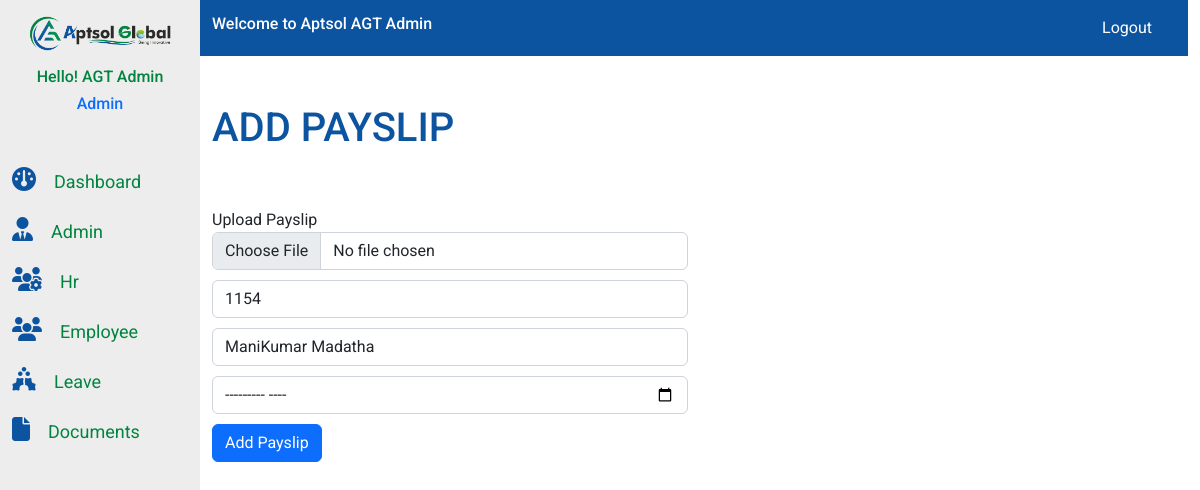
Page /createPayslips/1154 (signed in) on the committed database.
### AGT_admin_app/models.py (models this page shows, shortened)
class Employee_detail(models.Model):
    image=models.ImageField(upload_to="images",null=True,blank=True)
    First_Name = models.CharField(max_length=50)
    Last_Name = models.CharField(max_length=50)
    Email = models.EmailField()
    Contact = models.BigIntegerField()
    Emp_Id = models.CharField(primary_key=True,max_length=20)
    Department = models.ForeignKey(Depart,on_delete=models.CASCADE)
    Designation = models.CharField(max_length=50)
    Salary = models.DecimalField(max_digits=10, decimal_places=2)
    BasicPay = models.DecimalField(max_digits=10, decimal_places=2)
    PAN = models.CharField(max_length=10)
    UAN = models.BigIntegerField()
    BankAccount = models.BigIntegerField()
    Location = models.CharField(max_length=50)

### AGT_Hr/views.py (the view)
# urls.py: path('createPayslips/<slug:Emp_Id>',views.create_Payslips,name="createPayslips"),
def create_Payslips(request,Emp_Id):
    if request.user.is_authenticated:
        current_user=request.user
        emp=Employee_detail.objects.get(Emp_Id=Emp_Id)
        emps=Employee_detail.objects.get(Email=current_user.email)
        context={"emps":emp,"emp":emps}
        if request.method == "POST":
            payslip_pdf=request.FILES.get("Payslip")
            month=request.POST.get("Month")
            try:
                query=Payslip(Emp_Id=emp,month=month,payslip_pdf=payslip_pdf)
                query.save()
                messages.success(request,"Successfully Added")
                from_email = settings.EMAIL_HOST_USER
                connection = mail.get_connection()
                connection.open()
                leave_link = 'http://127.0.0.1:8000/payslips/'  # Replace with the actual URL
                email_content = (
                    f'The payslips for the month {month} has been updated.You can view the details <a href="{leave_link}">here</a>.<p>Best Regards From HR<br>Aptsol Global Tech Pvt Ltd.</p>'
                )
                email_admin = mail.EmailMessage(
                'Payslips  Uploaded',
                email_content,
                from_email,
                [emp.Email],
                connection=connection,
                )
                email_admin.content_subtype = "html"  # Set content type to HTML
                email_admin.send()
                connection.close()
                return redirect("/allemps")
            except IntegrityError as e:
                print("Error saving object:", e)
            except Exception as e:
                print("An unexpected error occurred:", e)
        elif request.method == "GET":
            return render(request,"addpayslips.html",context)
        else:
            messages.error(request,"Unsuccessfull")
            return redirect("/AddEmps")
    else:
         return render(request,'login.html')

### AGT_Hr/templates/addpayslips.html (shortened to what this page needs)
{% extends "base.html" %}
{% load static %}
{% block mainnavcontent%}
<div class="row mb-5 mt-5">
    <div class="col-md-12">
        <h1 class="admin-head">
         ADD PAYSLIP
        </h1>
    </div>
</div>
<div class="row mb-3">
    <div class="col-md-6">
        <div class="add_empsForm">
            <form action="/createPayslips/{{emps.Emp_Id}}" method="POST" enctype="multipart/form-data">{% csrf_token %}
                <label for="payslip-upload">Upload Payslip</label>
                <input type="file" id="img-upload" class="form-control addform" placeholder="Upload Payslip" name="Payslip" required>
                <input type="number" class="form-control addform" placeholder="Emp_Id" id="Emp_Id" name="Emp_Id" value="{{emps.Emp_Id}}" required>
                <input type="text" class="form-control addform" placeholder="First Name" id="First_Name" name="First_Name" value="{{emps.First_Name}} {{emps.Last_Name}}" required>
                <input type="month" class="form-control addform" placeholder="Month" id="start_date" name="Month" required>
                <button class="btn btn-primary" type="submit">Add Payslip</button>
            </form>
        </div>
    </div>
</div>
{% endblock mainnavcontent%}

### AGT_app/templates/base.html (shortened to what this page needs)
{% load static %}
<!DOCTYPE html>
<html lang="en">
<head>
    <link rel="stylesheet" href="https://cdnjs.cloudflare.com/ajax/libs/font-awesome/6.5.1/css/all.min.css" />
    <link rel="stylesheet" href="{% static 'assets/css/bootstrap.min.css'%}">
    <link rel="stylesheet" href="{% static 'assets/css/style.css'%}">
    <link rel="stylesheet" href="{% static 'assets/css/media.css'%}">
</head>
<body>
   <div class="main-navbarflex">
    <section class="sidenav">
        <div class="sidenav_side">
            <div class="container">
                <div class="row">
                    <div class="col-md-12">
                        <div class="side_nav">
                            <div class="logoApt">
                               <a href="/home">
                                <img src="{% static 'assets/images/Logo/logo.png'%}" class="img-fluid" alt="logo">
                               </a>
                            </div>
                            <div class="username1">
                               <a href="/Employee_info"><h3 class="user_con">Hello! {{emp.First_Name}} {{emp.Last_Name}}</h3></a>
                               <a href="{% url 'Emp_info' emp.Emp_Id %}"><h6 class="user_designation text-center">{{emp.Designation}}</h6></a>
                            </div>
                        </div>
                    </div>
                </div>
                <div class="row">
                    <div class="col-md-12">
                        <div class="sidenav_items">
                            <ul class="list-group">
                                <li class="list-items"><a href="/home"><i class="fa-solid fa-gauge side-icons"></i><span class="side-item">Dashboard</span></a></li>
                                {% if user.is_superuser  %}
                                <li class="list-items"><a href="/admin_app"><i class="fa-solid fa-user-tie side-icons"></i><span class="side-item" >Admin</span></a></li>
                                {% endif %}
                                {% if user.is_staff %}
                                <li class="list-items"><a href="/Hr_manage"><i class="fa-solid fa-users-gear side-icons"></i><span class="side-item">Hr</span></a></li>
                                {% endif %}
                                <li class="list-items"><a href="/Employee_info"><i class="fa-solid fa-users side-icons"></i><span class="side-item">Employee</span></a></li>
                                <li class="list-items"><a href=""><i class="fa-solid fa-holly-berry side-icons"></i><span class="side-item">Leave</span></a></li>
                                <li class="list-items"><a href=""><i class="fa-solid fa-file side-icons"></i><span class="side-item">Documents</span></a></li>
                            </ul>
                        </div>
                    </div>
                </div>
            </div>
        </div>
    </section>
    <section class="main-nav">
        <div class="container">
            <div class="row">
                <div class="col-md-12">
                    <nav class="navbar navbar-expand-lg">
                        <div class="container">
                          <a href="/Employee_info"><h3 class="user_name">Welcome to Aptsol {{emp.First_Name}} {{emp.Last_Name}}</h3></a>
                          <div class="collapse navbar-collapse" id="navbarSupportedContent">
                            <ul class="navbar-nav ms-auto mb-2 mb-lg-0">
                              <li class="nav-item">
                                <a class="nav-link" href="#"></a>
                              </li>
                              <li class="nav-item">
                                <a class="nav-link" aria-current="page" href="/logout">Logout</a>
                              </li>
                              <li class="nav-item">
                                <a class="nav-link" href="#"></a>
                              </li>
                            </div>
                        </div>
                      </nav>
                </div>
            </div>
        </div>
       <section class="main-content">
        <div class="container">
            {% block mainnavcontent%}
            {% endblock mainnavcontent%}
        </div>
       </section>
    </section>
   </div>
</body>
</html>

### static/assets/css/style.css (style rules this page uses)
* { margin: 0; padding: 0; box-sizing: border-box; list-style: none; font-family: "Roboto", sans-serif; }
a { text-decoration: none; }
.main-navbarflex { display: inline-flex; }
section.sidenav { width: 20%; background:#00000012; min-height: 100vh; }
.main-nav { width: 100%; }
.logoApt { padding: 15px; }
nav.navbar { background: #0c54a0; margin-left: -12px; }
ul.list-group { margin: -15px 0px 0 0px; padding: 30px; }
h3.user_con { color: #00843e; font-size: 16px; text-align: center; }
a.nav-link { color: #fff !IMPORTANT; }
li.list-items { margin-bottom: 20px; font-size: 20px; font-weight: 400; }
span.side-item { margin-left: 20px; color: #00843e; }
i.fa-solid { color: #0c54a0; font-size: 25px; }
h3.user_name { color: #fff; font-size: 16px; }
h1.admin-head { color: #0c54a0; }
input.form-control.addform { margin-bottom: 10px; }

### static/assets/css/media.css (style rules this page uses)
@media only screen and (min-width:1023px) and (max-width:1360px) { ul.list-group { padding: 0; margin: 45px 0 0 0px; } }
@media only screen and (min-width:1023px) and (max-width:1360px) { span.side-item { margin-left: 18px; color: #00843e; font-size: 18px; } }
@media only screen and (min-width:1023px) and (max-width:1360px) { i.fa-solid { color: #0c54a0; font-size: 24px } }

### rows in the picture
Employee_detail: First_Name "AGT", Last_Name "Admin", Designation "Admin"
Employee_detail: Emp_Id "1154", First_Name "ManiKumar Madatha"
